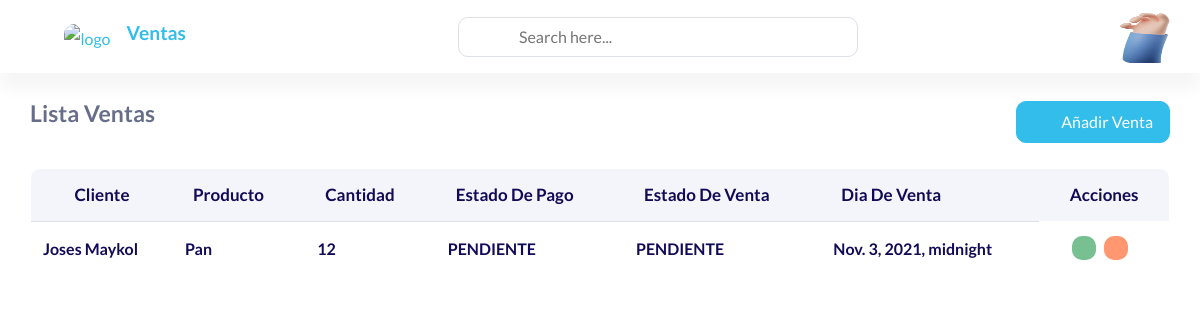
The app's page /sales/list/, older data.
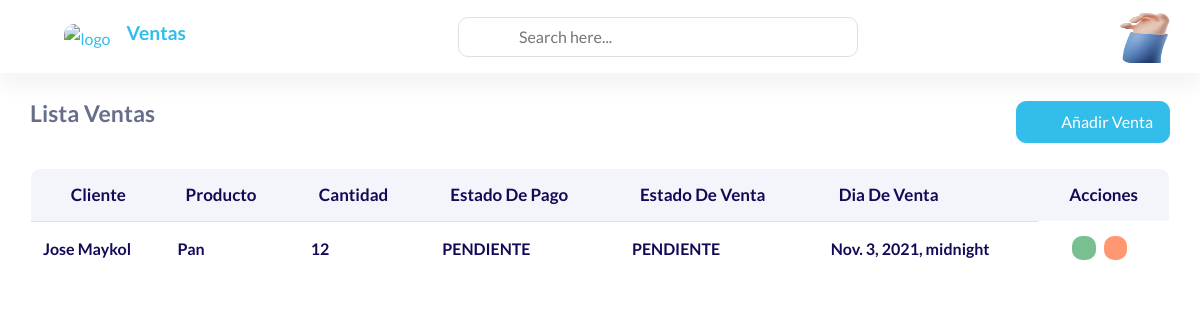
The same page, newer data.
### sales/models.py (models this page shows)
class Venta(models.Model):
    class PaymentStatus(models.TextChoices):
        pending = 'PENDIENTE', 'Pendiente'
        defeated = 'VENCIDO' , 'Vencido'
        paid =  'PAGADO' , 'Pagado'
    class SaleStatus(models.TextChoices):
        completed = 'COMPLETADO' , 'Completado'
        pending =  'PENDIENTE' , 'Pendiente'
    customer = models.OneToOneField(Cliente, on_delete= models.SET_DEFAULT, default= None, verbose_name= 'Cliente')
    product = models.OneToOneField(Producto, on_delete= models.SET_DEFAULT, default= None, verbose_name= 'Producto')
    amount = models.PositiveIntegerField(verbose_name= 'Cantidad')
    payment_status = models.CharField(max_length= 50,choices= PaymentStatus.choices, verbose_name= 'Estado de pago')
    sale_status = models.CharField(max_length= 50,choices= SaleStatus.choices, verbose_name= 'Estado de venta')
    sale_date = models.DateTimeField(verbose_name= 'Fecha de venta')
    class Meta:
        verbose_name = 'Venta'
        verbose_name_plural = 'Ventas'

### customers/models.py (models this page shows)
class Cliente(models.Model):
    RUC = models.CharField(max_length= 12,verbose_name='RUC')
    DNI = models.CharField(max_length= 8,verbose_name= "DNI")
    name = models.CharField(max_length= 50,verbose_name='Nombre de cliente')
    adress = models.CharField(max_length= 50,verbose_name='Direccion')
    city = models.CharField(max_length= 50,verbose_name= 'Ciudad')
    phone_number = models.CharField(max_length= 9,verbose_name= 'Numero de telefono')
    email = models.EmailField(verbose_name='Email')
    site_web = models.URLField(verbose_name= 'Sitio web', blank= True)
    class Meta:
        verbose_name = 'Cliente'
        verbose_name_plural = 'Clientes'
    def __str__(self):
        return self.name

### products/models.py (models this page shows)
class Producto(models.Model):
    name = models.CharField(max_length= 100, verbose_name= 'Nombre del producto')
    price = models.DecimalField(decimal_places= 2, max_digits= 10 ,verbose_name='Precio')
    cost = models.DecimalField(decimal_places= 2, max_digits= 10 ,verbose_name= 'Coste')
    image =  models.ImageField(upload_to= 'img/productos', null = True, blank = True, verbose_name= 'Imagen')
    description = models.TextField(max_length=100, verbose_name= 'Descripcion')
    class Meta:
        verbose_name = 'Producto'
        verbose_name_plural = 'Productos'
    def __str__(self):
        return self.name

### sales/views.py (the view)
# urls.py: path('list/', views.VentaListView.as_view(), name='list_sale'),
class VentaListView(ListView):
    model = Venta
    template_name = "list_sale.html"

### sales/templates/list_sale.html (shortened to what this page needs)
{% extends 'index.html' %}
{% block content %}
      <div class="content-page">
<div class="container-fluid">
  <div class="row">
      <div class="col-lg-12">
          <div class="d-flex flex-wrap flex-wrap align-items-center justify-content-between mb-4">
              <div>
                  <h4 class="mb-3">Lista Ventas</h4>
              </div>
              <a href="{% url 'create_sale' %}" class="btn btn-primary add-list"><i class="las la-plus mr-3"></i>Añadir Venta</a>
          </div>
      </div>
      <div class="col-lg-12">
          <div class="table-responsive rounded mb-3">
          <table class="data-tables table mb-0 tbl-server-info">
              <thead class="bg-white text-uppercase">
                  <tr class="ligth ligth-data">
                      <th>Cliente</th>
                      <th>Producto</th>
                      <th>Cantidad</th>
                      <th>Estado de pago</th>
                      <th>Estado de venta</th>
                      <th>Dia de venta</th>
                      <th>Acciones</th>
                  </tr>
              </thead>
              <tbody class="ligth-body">
                {% for sale  in object_list %}
                  <tr>
                        <th>{{sale.customer}}</th>
                        <th>{{sale.product}}</th>
                        <th>{{sale.amount}}</th>
                        <th>{{sale.payment_status}}</th>
                        <th>{{sale.sale_status}}</th>
                        <th>{{sale.sale_date}}</th>
                      <td>
                          <div class="d-flex align-items-center list-action">
                              <a class="badge bg-success mr-2" data-toggle="tooltip" data-placement="top" title="" data-original-title="Edit"
                                  href="{% url 'update_sale' sale.id %}"><i class="ri-pencil-line mr-0"></i></a>
                              <a class="badge bg-warning mr-2" data-toggle="tooltip" data-placement="top" title="" data-original-title="Delete"
                                  href="{% url 'delete_sale' sale.id %}"><i class="ri-delete-bin-line mr-0"></i></a>
                          </div>
                      </td>
                  </tr>
                  {% endfor %}
              </tbody>
          </table>
          </div>
      </div>
  </div>
</div>
</div>
</div>
{% endblock content %}

Row changes from the older to the newer data that the page shows:
changed through a linked row, Venta "PENDIENTE": customer "Joses Maykol" → "Jose Maykol"
